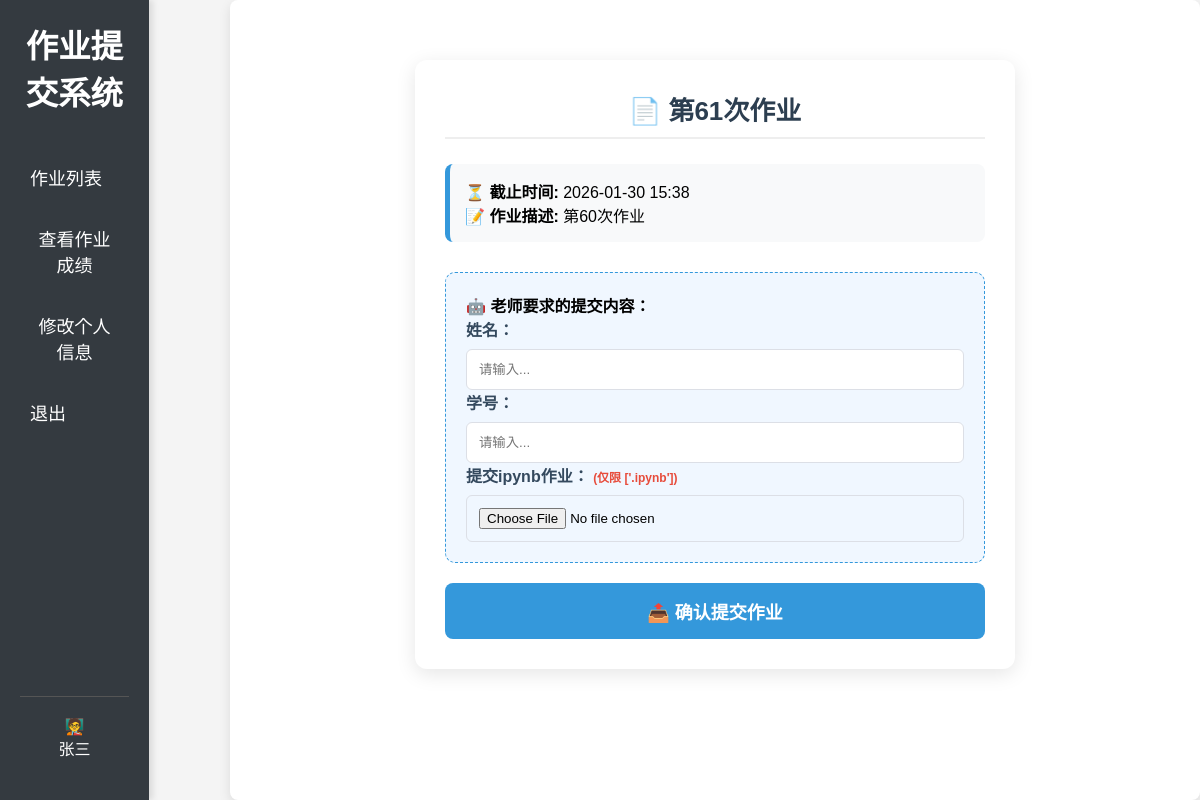
Screenshot of /assignment/34/submit/ (signed in) with the database file from the repository.
### assignment_system/models.py (models this page shows, shortened)
class CustomUser(AbstractUser):
    number = models.IntegerField(unique=True, verbose_name='学号', null=True, blank=True)
    name = models.CharField(max_length=100, verbose_name='姓名', default='Unknown')
    is_teacher = models.BooleanField(default=False, verbose_name="是否为老师")
    email = models.EmailField(max_length=254, verbose_name='邮箱', blank=True, null=True)  # 新增邮箱字段
    id = models.BigAutoField(primary_key=True)

class Assignment(models.Model):
    title = models.CharField(max_length=200)
    description = models.TextField()
    due_date = models.DateTimeField()
    file = models.FileField(upload_to='submissions/', blank=True, null=True)
    custom_fields = models.JSONField(default=list, blank=True, null=True)

### assignment_system/views/student_views.py (the view, shortened to what this page needs)
# urls.py: path("assignment/<int:assignment_id>/submit/", student_views.student_submission, name="student_submission"),
@login_required
def student_submission(request, assignment_id):
    assignment = get_object_or_404(Assignment, id=assignment_id)
    student = request.user
    if timezone.now() > assignment.due_date:
        return render(
            request,
            "student/student_submission.html",
            {
                "assignment": assignment,
                "error_message": "作业已截止，无法提交！"
            }
        )

### assignment_system/templates/student/student_submission.html (shortened to what this page needs)
{% extends 'base.html' %}
{% block content %}
<div class="container">
    <h2 class="title">📄 {{ assignment.title }}</h2>
    <div class="info-section">
        <p>⏳ <b>截止时间:</b> {{ assignment.due_date|date:"Y-m-d H:i" }}</p>
        <p>📝 <b>作业描述:</b> {{ assignment.description }}</p>
    </div>
    <form method="post" enctype="multipart/form-data" class="assignment-form">
        {% if assignment.custom_fields %}
        <div class="ai-custom-fields-section">
            <h4 class="ai-section-title">🤖 老师要求的提交内容：</h4>
            {% for field in assignment.custom_fields %}
                <div class="custom-form-group">
                    <label class="custom-label">
                        {{ field.label }}：
                        {% if field.type == 'file' and field.accept %}
                            <span style="color:#e74c3c; font-size:12px;">(仅限 {{ field.accept }})</span>
                        {% endif %}
                    </label>
                    {% if field.type == 'file' %}
                        <input type="file" name="custom_{{ field.name }}" accept="{{ field.accept|default:'*' }}" class="custom-file-input" required>
                    {% elif field.type == 'textarea' %}
                        <textarea name="custom_{{ field.name }}" class="custom-input" required placeholder="请输入内容..."></textarea>
                    {% else %}
                        <input type="{{ field.type }}" name="custom_{{ field.name }}" class="custom-input" required placeholder="请输入...">
                    {% endif %}
                </div>
            {% endfor %}
        </div>
        {% else %}
            <p style="text-align:center; color:#999; padding:20px;">老师未设置该作业的具体提交项。</p>
        {% endif %}
        <button type="submit" class="submit-btn">📤 确认提交作业</button>
    </form>
</div>
{% endblock %}

### assignment_system/templates/base.html (shortened to what this page needs)
<!DOCTYPE html>
<html lang="en">
<head>
</head>
<body>
    <header>
        {% if user.is_teacher %}
        <h1>作业管理系统</h1>
        {% else %}
        <h1>作业提交系统</h1>
        {% endif %}
        <nav>
            <ul>
                {% if not user.is_teacher %}
                    <li><a href="{% url 'assignment_list' %}" class="active">作业列表</a></li>
                    <li><a href="{% url 'check_grade' %}">查看作业成绩</a></li>
                    <li><a href="{% url 'update_profile' %}">修改个人信息</a></li>
                    <li><a href="{% url 'custom_login' %}">退出</a></li>
                {% endif %}
            </ul>
        </nav>
        <div class="user-info">
            {% if user.is_teacher %}
            <p>👩‍🎓</p>
            <p>{{ user.name }}</p>
            {% else %}
            <p>🧑‍🏫</p>
            <p>{{ user.name }}</p>
            {% endif %}
        </div>
    </header>
    <main>
        {% block content %}{% endblock %}
    </main>
</body>
</html>

### assignment_system/templates/base.html (style rules this page uses)
* { margin: 0; padding: 0; box-sizing: border-box; }
body { font-family: 'Arial', sans-serif; background-color: #f4f4f4; display: flex; min-height: 100vh; }
header { position: fixed; width: 12.4%; height: 100%; background-color: #343a40; color: white; padding: 20px; text-align: center; box-shadow: 4px 0px 6px rgba(0, 0, 0, 0.1); display: flex; flex-direction: column; }
header h1 { font-size: 24px; margin-bottom: 40px; font-weight: bold; }
nav { width: 100%; flex-grow: 1; }
nav ul { list-style: none; padding: 0; }
nav ul li { margin: 15px 0; }
nav ul li a { color: white; text-decoration: none; font-size: 18px; display: flex; align-items: center; padding: 10px; border-radius: 5px; transition: background 0.3s ease; }
.user-info { margin-top: auto; padding: 20px 0; border-top: 1px solid #555; }
.user-info p { font-size: 16px; text-align: center; }
main { margin-left: 230px; padding: 20px; background-color: white; border-radius: 8px; box-shadow: 0 4px 12px rgba(0, 0, 0, 0.1); flex-grow: 1; }
header h1 { font-size: 32.4px; margin-bottom: 25px; font-weight: bold; }

### assignment_system/templates/student/student_submission.html (style rules this page uses)
.container { max-width: 600px; margin: 40px auto; background: #fff; padding: 30px; border-radius: 12px; box-shadow: 0 5px 20px rgba(0,0,0,0.1); }
.title { font-size: 26px; color: #2c3e50; text-align: center; margin-bottom: 25px; border-bottom: 2px solid #eee; padding-bottom: 10px; }
.info-section { background: #f8f9fa; padding: 15px; border-radius: 8px; margin-bottom: 30px; border-left: 5px solid #3498db; }
.ai-custom-fields-section { background: #f0f7ff; padding: 20px; border-radius: 10px; border: 1px dashed #3498db; }
.custom-label { display: block; font-weight: bold; margin-bottom: 8px; color: #34495e; }
.custom-input, .custom-file-input { width: 100%; padding: 12px; border: 1px solid #dcdfe6; border-radius: 6px; box-sizing: border-box; }
.submit-btn { width: 100%; background-color: #3498db; color: white; padding: 15px; border: none; border-radius: 8px; font-size: 18px; font-weight: bold; cursor: pointer; margin-top: 20px; }

### rows the page displays
CustomUser: name "张三"
Assignment: title "第61次作业", due_date "2026-01-30 15:38", description "第60次作业"

### other values shown
{{ field.label }} "姓名" "学号" "提交ipynb作业"
{{ field.accept }} "['.ipynb']"
